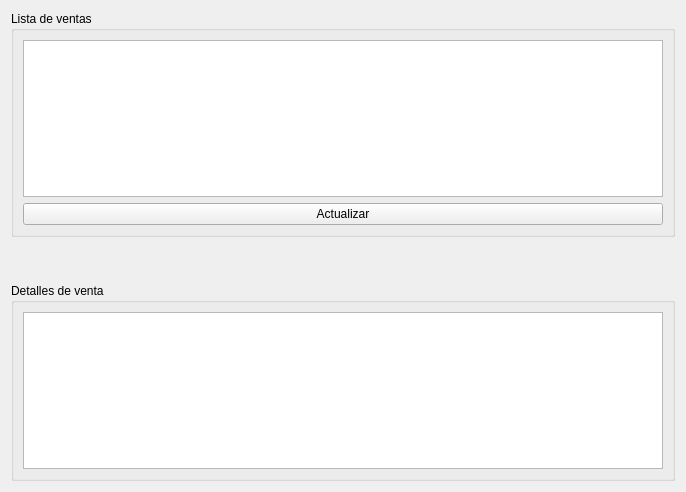
<?xml version="1.0" encoding="UTF-8"?>
<ui version="4.0">
 <class>F_Venta</class>
 <widget class="QWidget" name="F_Venta">
  <property name="geometry">
   <rect>
    <x>0</x>
    <y>0</y>
    <width>686</width>
    <height>492</height>
   </rect>
  </property>
  <property name="windowTitle">
   <string>Form</string>
  </property>
  <layout class="QVBoxLayout" name="verticalLayout">
   <item>
    <widget class="QGroupBox" name="groupBox_4">
     <property name="title">
      <string>Lista de ventas</string>
     </property>
     <layout class="QVBoxLayout" name="verticalLayout_2">
      <item>
       <widget class="QTableWidget" name="tableWidget_1">
        <property name="selectionBehavior">
         <enum>QAbstractItemView::SelectRows</enum>
        </property>
       </widget>
      </item>
      <item>
       <widget class="QPushButton" name="actualizar">
        <property name="text">
         <string>Actualizar</string>
        </property>
       </widget>
      </item>
     </layout>
    </widget>
   </item>
   <item>
    <spacer name="verticalSpacer_2">
     <property name="orientation">
      <enum>Qt::Vertical</enum>
     </property>
     <property name="sizeType">
      <enum>QSizePolicy::Minimum</enum>
     </property>
     <property name="sizeHint" stdset="0">
      <size>
       <width>20</width>
       <height>40</height>
      </size>
     </property>
    </spacer>
   </item>
   <item>
    <widget class="QGroupBox" name="groupBox_5">
     <property name="title">
      <string>Detalles de venta</string>
     </property>
     <layout class="QVBoxLayout" name="verticalLayout_3">
      <item>
       <widget class="QTableWidget" name="tableWidget_2">
        <property name="selectionBehavior">
         <enum>QAbstractItemView::SelectRows</enum>
        </property>
       </widget>
      </item>
     </layout>
    </widget>
   </item>
  </layout>
 </widget>
 <resources/>
 <connections/>
</ui>
